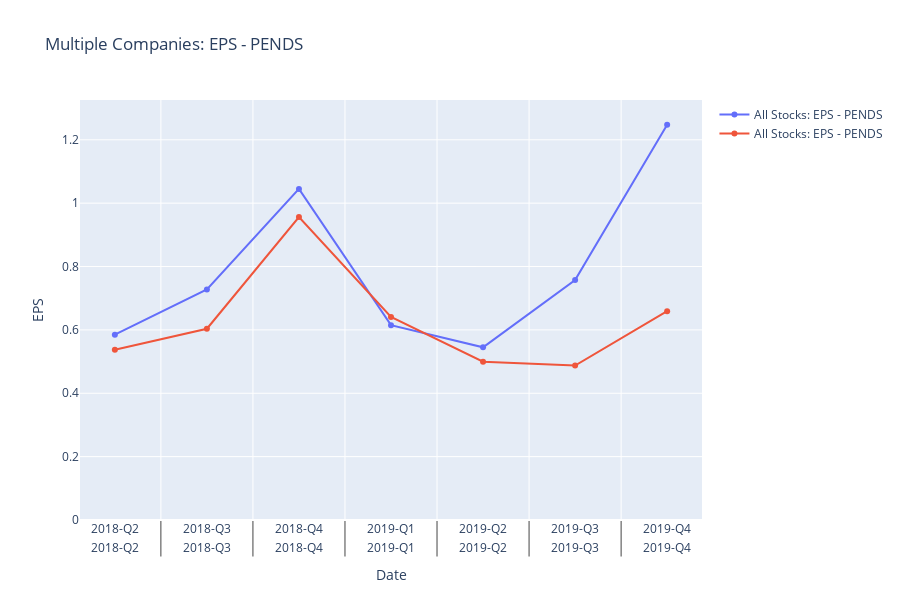

The notebook cell this image was saved under:
### Code cell
trace_true = go.Scatter(x=x_indices, y=y_true_inverse, mode="lines+markers", name=f"All Stocks: EPS - PENDS")
trace_preds = go.Scatter(x=x_indices, y=preds_inverse, mode="lines+markers", name=f"All Stocks: EPS - PENDS")


layout = go.Layout(
    title = f"{stock_symbol}: EPS - PENDS",
    xaxis=dict(title='Date'),
    yaxis=dict(title='EPS', side='left', rangemode='tozero'),
    height=600,
)

fig = go.Figure(data=[trace_true, trace_preds], layout=layout)
fig.show()

### Figure 1 — Plotly figure (JSON) as saved in the notebook; plotly's stock layout.template omitted (floating-point values rounded to 4 significant figures; data arrays with more than 128 entries replaced by an {"elided": "..."} marker saying what was removed)
{"data": [{"mode": "lines+markers", "name": "All Stocks: EPS - PENDS", "type": "scatter", "x": {"elided": "276x7 str values"}, "y": {"elided": "1932 float values"}}, {"mode": "lines+markers", "name": "All Stocks: EPS - PENDS", "type": "scatter", "x": {"elided": "276x7 str values"}, "y": {"elided": "1932 float values"}}], "layout": {"height": 600, "title": {"text": "Multiple Companies: EPS - PENDS"}, "xaxis": {"title": {"text": "Date"}}, "yaxis": {"rangemode": "tozero", "side": "left", "title": {"text": "EPS"}}}}
